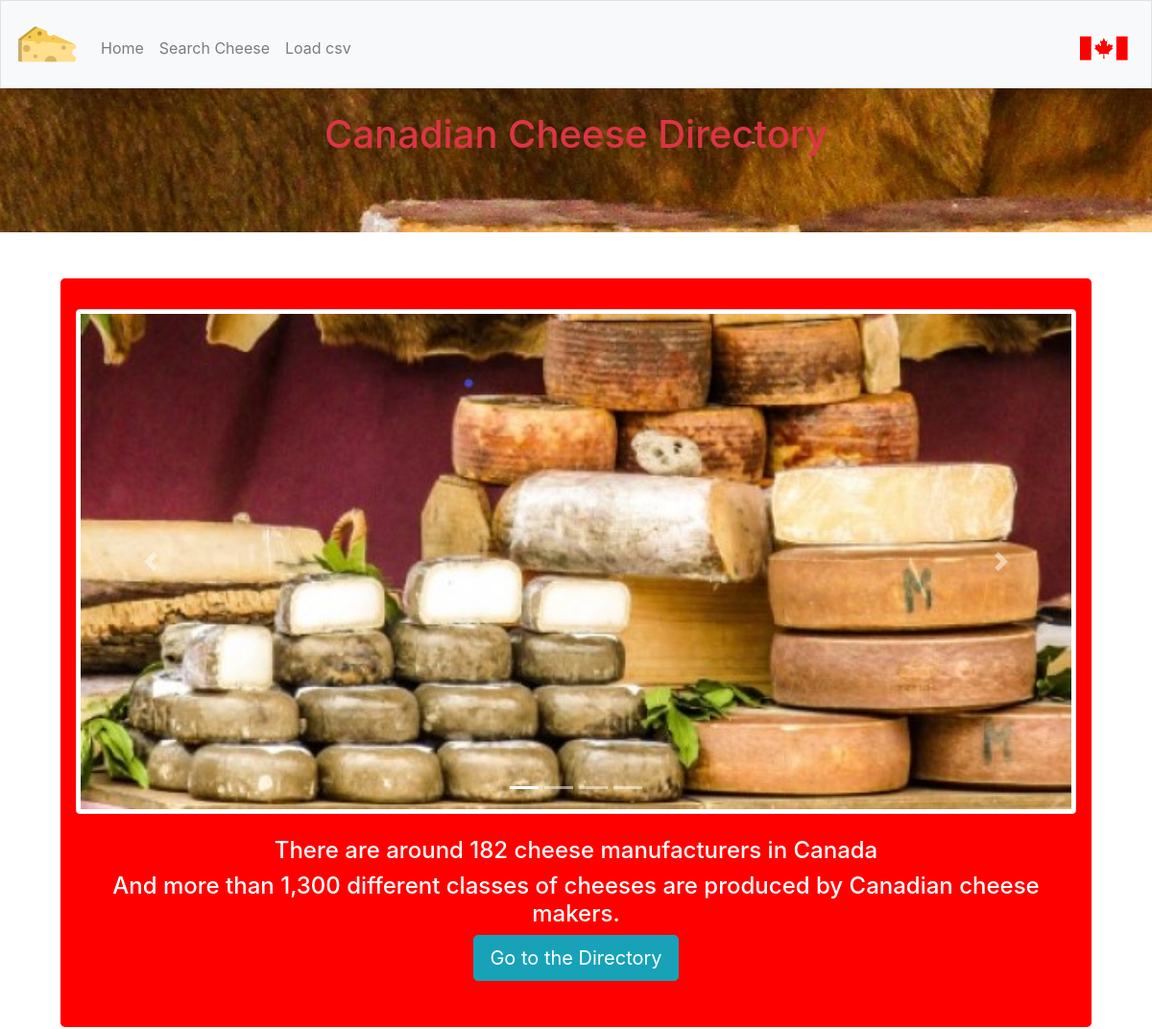
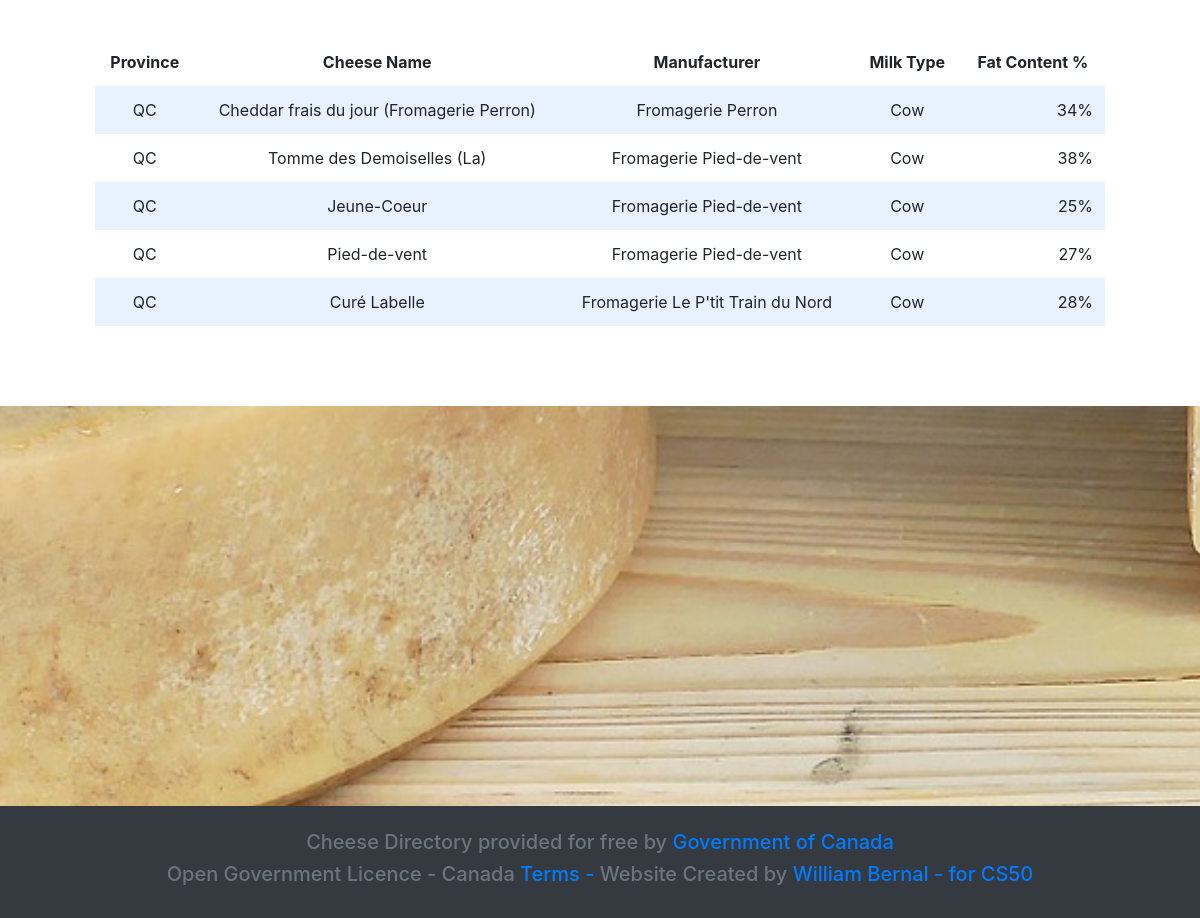
The page / on the database its author committed (2 pictures, top to bottom).
### tables this page shows
CREATE TABLE "cheesedataset" (
"CheeseId" INTEGER,
  "CheeseNameEn" TEXT,
  "CheeseNameFr" TEXT,
  "ManufacturerNameEn" TEXT,
  "ManufacturerNameFr" TEXT,
  "ManufacturerProvCode" TEXT,
  "ManufacturingTypeEn" TEXT,
  "ManufacturingTypeFr" TEXT,
  "WebSiteEn" TEXT,
  "WebSiteFr" TEXT,
  "FatContentPercent" TEXT,
  "MoisturePercent" TEXT,
  "ParticularitiesEn" TEXT,
  "ParticularitiesFr" TEXT,
  "FlavourEn" TEXT,
  "FlavourFr" TEXT,
  "CharacteristicsEn" TEXT,
  "CharacteristicsFr" TEXT,
  "RipeningEn" TEXT,
  "RipeningFr" TEXT,
  "Organic" INTEGER,
  "CategoryTypeEn" TEXT,
  "CategoryTypeFr" TEXT,
  "MilkTypeEn" TEXT,
  "MilkTypeFr" TEXT,
  "MilkTreatmentTypeEn" TEXT,
  "MilkTreatmentTypeFr" TEXT,
  "RindTypeEn" TEXT,
  "RindTypeFr" TEXT,
  "LastUpdateDate" TEXT
);

### application.py (the view)
@app.route('/', methods=["GET", "POST"])
def index():
    totalRows = 1374
    numRows = 5
    currentRow = random.randint(1, totalRows - numRows)
    rowsOfCheese = Cheese.getRowsOfCheese(currentRow, numRows)
    return render_template("index.html", rowsOfCheese=rowsOfCheese)

### application.py (called while the page is built)
@app.after_request
def after_request(response):
    response.headers["Cache-Control"] = "no-cache, no-store, must-revalidate"
    response.headers["Expires"] = 0
    response.headers["Pragma"] = "no-cache"
    return response

### model/cheeseModel.py (called while the page is built)
    def getRowsOfCheese(rowFrom, numRows):
        sqlStr = getSqlStrSearch(rowFrom, numRows)
        return db.execute(sqlStr)

### templates/index.html (shortened to what this page needs)
{% extends "layout.html" %}
{% block main %}
<div class ="container">
  <div class="jumbotron" align="center">
      <div id="carouselExampleIndicators" class="carousel slide" data-ride="carousel">
        <ol class="carousel-indicators">
          <li data-target="#carouselExampleIndicators" data-slide-to="0" class="active"></li>
          <li data-target="#carouselExampleIndicators" data-slide-to="1"></li>
          <li data-target="#carouselExampleIndicators" data-slide-to="2"></li>
          <li data-target="#carouselExampleIndicators" data-slide-to="3"></li>
        </ol>
        <div class="carousel-inner carousel-img-height">
          <div class="carousel-item active">
            <img class="d-block w-100 img-fluid rounded img-thumbnail" src="/static/images/carousel/cheese1.jpg" alt="First Slide">
          </div>
        </div>
        <a class="carousel-control-prev" href="#carouselExampleIndicators" role="button" data-slide="prev">
          <span class="carousel-control-prev-icon" aria-hidden="true"></span>
        </a>
        <a class="carousel-control-next" href="#carouselExampleIndicators" role="button" data-slide="next">
          <span class="carousel-control-next-icon" aria-hidden="true"></span>
        </a>
      </div>
       <h4 class="mt-4 mb-2">
         There are around 182 cheese manufacturers in Canada
       </h4>
       <h4>
          And more than 1,300 different classes of cheeses are produced by Canadian cheese makers.
       </h4>
       <p class="lead">
         <a class="btn btn-info btn-lg" href="/search/1" role="button">Go to the Directory</a>
       </p>
  </div>
  <div class="section">
            <table>
                <thead>
                    <tr>
                        <th>Province</th>
                        <th>Cheese Name</th>
                        <th>Manufacturer</th>
                        <th>Milk Type</th>
                        <th>Fat Content %</th>
                    </tr>
                </thead>
                <tbody>
                    {% for rw in rowsOfCheese%}
                        <tr>
                            <td class="text-center">{{rw.province}}</td>
                            <td>{{rw.CheeseName}}</td>
                            <td>{{rw.Manufacturer}}</td>
                            <td>{{rw.MilkType}}</td>
                            <td class="text-right">{{rw.FatContentPercent}}%</td>
                        </tr>
                    {% endfor %}
                </tbody>
            </table>
        </div>
</div>
{% endblock %}

### templates/layout.html (shortened to what this page needs)
<!DOCTYPE html>
<html lang="en">
    <head>
        <link rel="stylesheet" href="https://cdn.jsdelivr.net/npm/bootstrap@4.5.3/dist/css/bootstrap.min.css">
        <link href="/static/styles.css" rel="stylesheet">
    </head>
    <body>
        <nav class="navbar navbar-expand-md navbar-light bg-light border">
            <a class="navbar-brand" href="/">
                <img class="d-block w-100 img-fluid" src="/static/images/cheese-64.png" alt="Home">
            </a>
            <div class="collapse navbar-collapse" id="navbar">
                    <ul class="navbar-nav mr-auto mt-2">
                        <li class="nav-item"><a class="nav-link" href="/">Home</a></li>
                        <li class="nav-item"><a class="nav-link" href="/search/1">Search Cheese</a></li>
                        <li class="nav-item"><a class="nav-link" href="/loadtable">Load csv</a></li>
                    </ul>
                    <ul class="navbar-nav ml-auto mt-2">
                        <li class="nav-item"><a class="nav-link" href="/">
                            <img class="d-block img-fluid canadaFlag" src="/static/images/CanadaFlag.png" alt="Canada Flag">
                        </a></li>
                    </ul>
            </div>
        </nav>
        <div class="parallax">
            <div class="text-center p-4">
                <h1 class="text-danger">Canadian Cheese Directory</h1>
            </div>
        </div>
        <main class="container-fluid p-5">
            {% block main %}{% endblock %}
        </main>
        <div class="parallax_bottom"></div>
        <footer class="small text-center text-muted bg-dark p-4">
           <h5>
             Cheese Directory provided for free by <a href="https://open.canada.ca/data/en/dataset/3c16cd48-3ac3-453f-8260-6f745181c83b" target="_blank">Government of Canada</a>
           </h5>
           <h5>
             Open Government Licence - Canada <a href="https://open.canada.ca/en/open-government-licence-canada" target="_blank">Terms - </a>
             Website Created by
             <a href="https://www.linkedin.com/in/wbernal-it/" target="_blank">
                 William Bernal - for CS50
             </a>
           </h5>
        </footer>
    </body>
</html>

### static/styles.css (style rules this page uses)
body, html { height: 100%; }
main { overflow-x: auto; text-align: center; }
main img { max-width: 100%; }
.jumbotron { background-color: #FF0000; color: #ffffff; margin-bottom: 2rem; padding: 2rem 1rem; text-align: center; }
.section { padding-bottom: 1rem; padding-left: 2rem; padding-right: 2rem; padding-top: 0.5rem; }
table { margin-bottom: 1rem; width: 100%; }
table th, table td { padding: 0.75rem; vertical-align: middle; }
tbody tr:nth-of-type(odd) { background-color: rgb(179, 208, 255, 0.3) }
.canadaFlag { height: 250px; max-height: 25px; width: 50px; max-width: 50px; }
.parallax { background-image: url('images/cheesesbg1.jpg'); min-height: 150px; height: 150px; max-height: 150px; background-attachment: fixed; background-position: center; background-repeat: no-repeat; background-size: cover; }
.parallax_bottom { background-image: url('images/cheesesbg2.jpg'); height: 50%; background-attachment: fixed; background-position: center; background-repeat: no-repeat; background-size: cover; }

### rows shown on the page
cheesedataset: province "QC", CheeseName "Cheddar frais du jour (Fromagerie Perron)", Manufacturer "Fromagerie Perron", MilkType "Cow", FatContentPercent "34"
cheesedataset: province "QC", CheeseName "Tomme des Demoiselles (La)", Manufacturer "Fromagerie Pied-de-vent", MilkType "Cow", FatContentPercent "38"
cheesedataset: province "QC", CheeseName "Jeune-Coeur", Manufacturer "Fromagerie Pied-de-vent", MilkType "Cow", FatContentPercent "25"
cheesedataset: province "QC", CheeseName "Pied-de-vent", Manufacturer "Fromagerie Pied-de-vent", MilkType "Cow", FatContentPercent "27"
cheesedataset: province "QC", CheeseName "Curé Labelle", Manufacturer "Fromagerie Le P'tit Train du Nord", MilkType "Cow", FatContentPercent "28"
